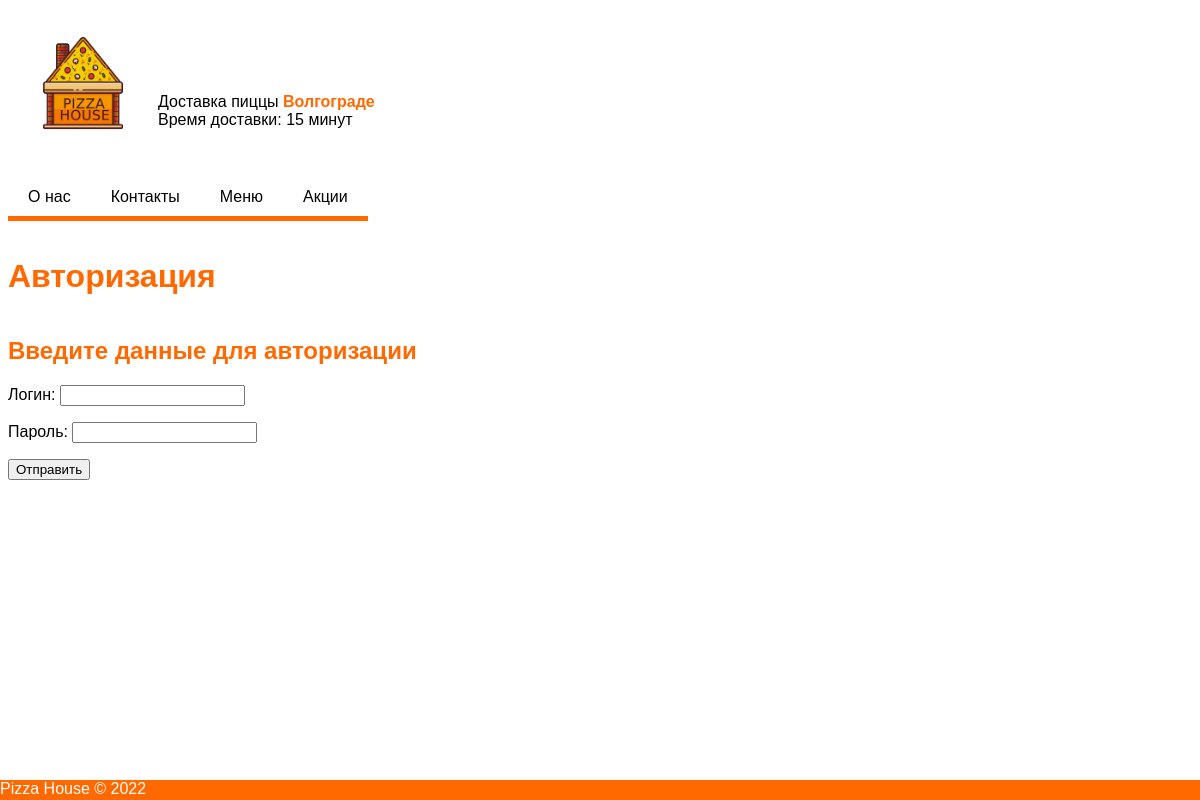
Page /auth.php on the earlier database version.
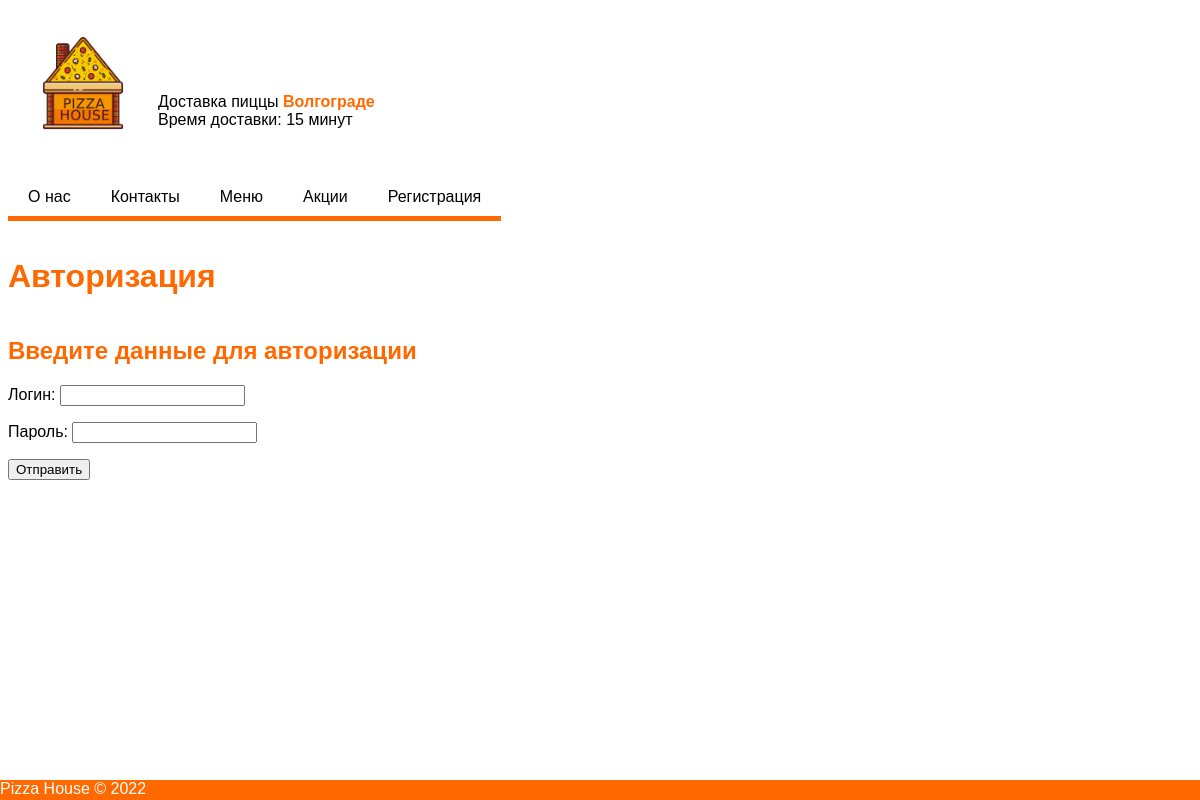
Same page on the later database version.
### tables this page shows
CREATE TABLE `site` (
  `id` int NOT NULL,
  `title` varchar(255) NOT NULL,
  `content` text NOT NULL
);

### auth.php (the view, shortened to what this page needs)
<?php
$conn = mysqli_connect("localhost", "root", "root", "pizza");
$sql = "SELECT id, title FROM `site` ";
$result = mysqli_query($conn, $sql);
?>
<!DOCTYPE html>
<html lang="ru">
<head>
    <link rel="stylesheet" href="style/style.css">
</head>
<body>
    <div class="main">
        <header class="head">
            <div class="left">
                <div class="logo">
                    <img src="img/pizza.png" class="respons" alt="">
                    <span class="header_info">Доставка пиццы <a href="#">Волгограде</a> <br> Время доставки: 15 минут</span>
                </div>
            </div>
        </header>
    </div>
    <div class="menu">
        <?php
        foreach ($result as $row) {
            echo "<ul class='menu'";
            echo "<li><a href='index.php?id=" . $row["id"] . "'>" . " " . $row["title"] . " " . "</a></li>";
        }
        echo "</ul>";
        ?>
    </div>
    <div class="content">
        <h1>Авторизация</h1>
        <div class="cont">
            <form action="auth.php" method="POST">
                <h2>Введите данные для авторизации</h2>
                <p>Логин: <input type="text" name="login"></p>
                <p>Пароль: <input type="text" name="password"></p>
                <p><input type="submit" value="Отправить"></p>
            </form>
        </div>
    </div>
    <footer>
        <div>
            Pizza House © 2022
        </div>
    </footer>
</body>
</html>

Differences in the rows shown:
added site: title "Регистрация"
